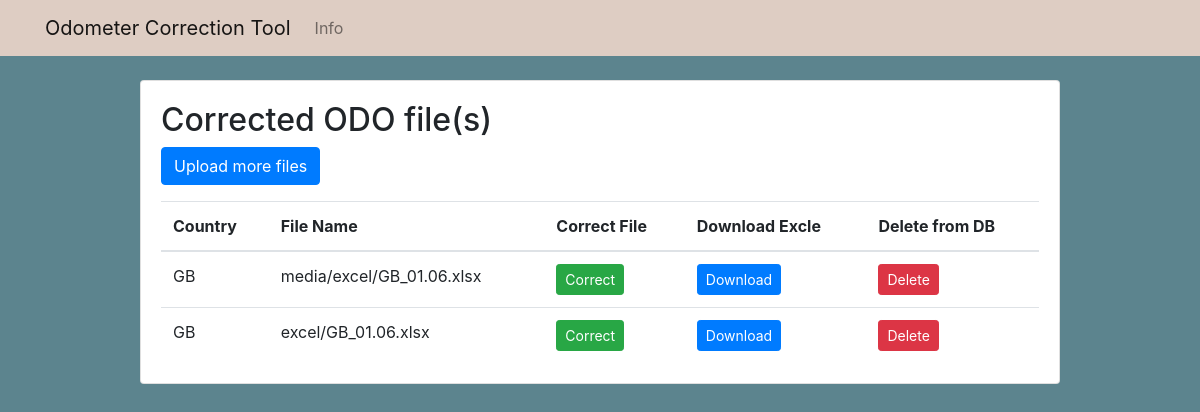
/excel/, run on an earlier commit of the app's database.
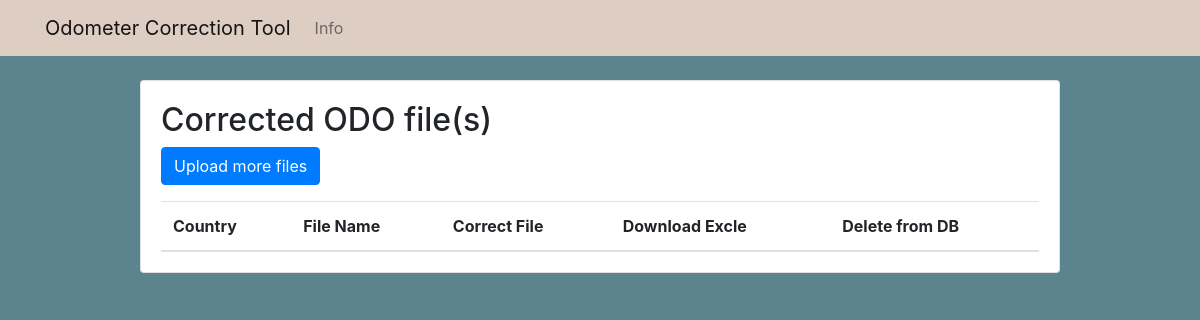
And on a later commit of the database.
### odo_correction/models.py (models this page shows, shortened)
class Excel(models.Model):
    country = models.CharField(default= "", max_length = 20)
    file = models.FileField(upload_to ='excel')
    corrected = models.BooleanField(default=False) # pandas correction status
    file_end = models.BooleanField(default=False) # format checker
    file_content = models.BooleanField(default=False) # df required columns checker

### odo_correction/views.py (the view)
# urls.py: path('excel/', views.excel_list, name='excel_list'),
def excel_list(request):
    files = Excel.objects.all()
    return render(request, 'odo_correction/excel_list.html', {'files':files})

### odo_correction/templates/odo_correction/excel_list.html (shortened to what this page needs)
{% extends 'odo_correction/base.html' %}
{% block content %}
    <h2> Corrected ODO file(s)</h2>
    <p>
        <a href="{% url 'excel_upload' %}" class="btn btn-primary">Upload more files</a>
    </p>
    <table class="table mb-0">
        <thead>
            <tr>
                <th>Country</th>
                <th>File Name</th>
                <th>Correct File</th>
                <th>Download Excle</th>
                <th>Delete from DB</th>
            </tr>
        </thead>
        <tbody>
            {% for f in files %}
                <tr>
                    <td>{{ f.country }}</td>
                    <td>{{ f.file.name }}</td>
                    <td>
                        <form method="post" action="{% url 'excel_correction' f.pk %}">
                            <button type="submit" class="btn btn-success btn-sm">Correct</button>
                        </form>
                    </td>
                    <td>
                        <a href="{{ f.file.url }}" class="btn btn-primary btn-sm">Download</a>
                    </td>
                    <td>
                        <form method="post" action="{% url 'excel_delete' f.pk %}">
                            <button type="submit" class="btn btn-danger btn-sm">Delete</button>
                        </form>
                    </td>
                </tr>
            {% endfor %}
        </tbody>
    </table>
{% endblock %}

What changed in the data, as far as the page shows it:
removed Excel: country "GB", file.name "media/excel/GB_01.06.xlsx"
removed Excel: country "GB", file.name "excel/GB_01.06.xlsx"
